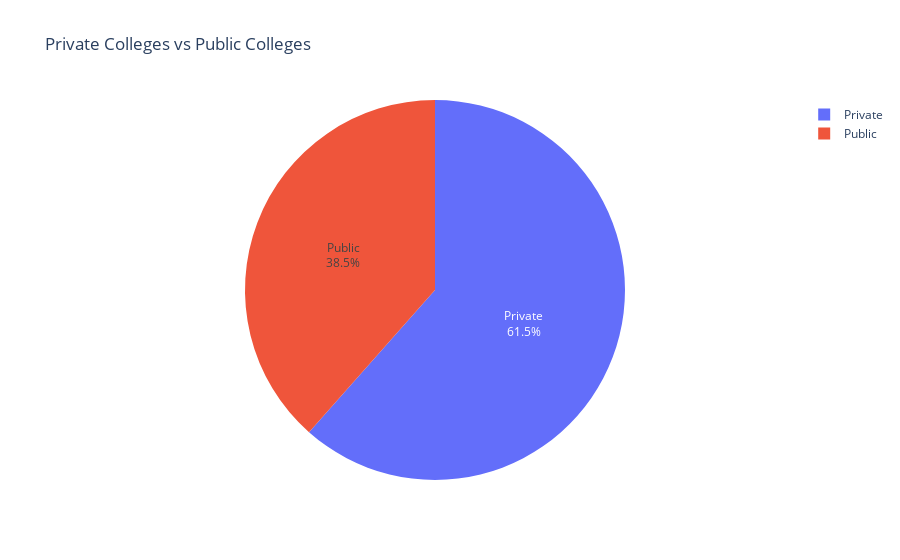

Notebook source saved alongside this figure:
### Code cell
pr_pu = pd.read_sql('select "Public/Private" as "College Type", count(*) as "Colleges in list" from college group by "College Type";', connection)
fig_1 = px.pie(pr_pu, values="Colleges in list", names="College Type", title="Private Colleges vs Public Colleges")
fig_1.update_traces(textposition="inside", textinfo="label+percent")
fig_1.show()

### Figure 1 — Plotly figure (JSON) as saved in the notebook; plotly's stock layout.template omitted (floating-point values rounded to 4 significant figures)
{"data": [{"domain": {"x": [0, 1], "y": [0, 1]}, "hovertemplate": "College Type=%{label}<br>Colleges in list=%{value}<extra></extra>", "labels": ["Private", "Public"], "legendgroup": "", "name": "", "showlegend": true, "textinfo": "label+percent", "textposition": "inside", "type": "pie", "values": [400, 250]}], "layout": {"legend": {"tracegroupgap": 0}, "title": {"text": "Private Colleges vs Public Colleges"}}}
